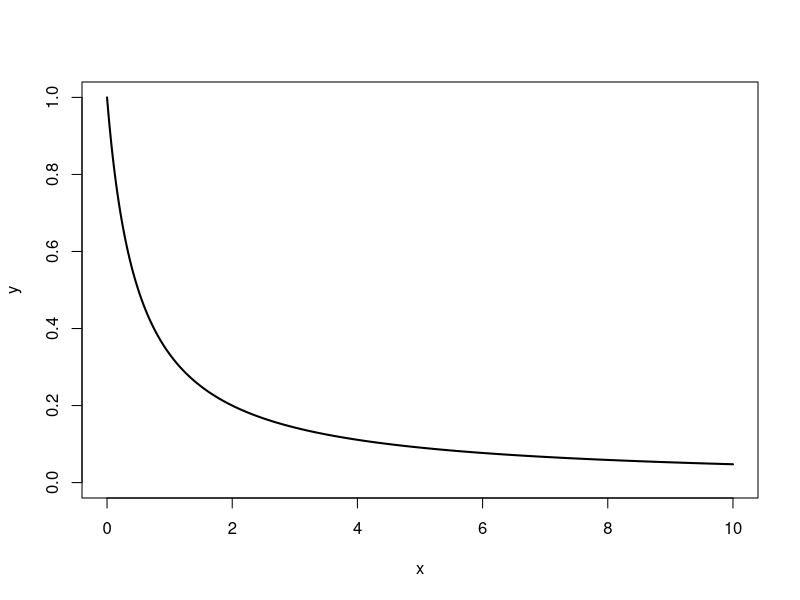
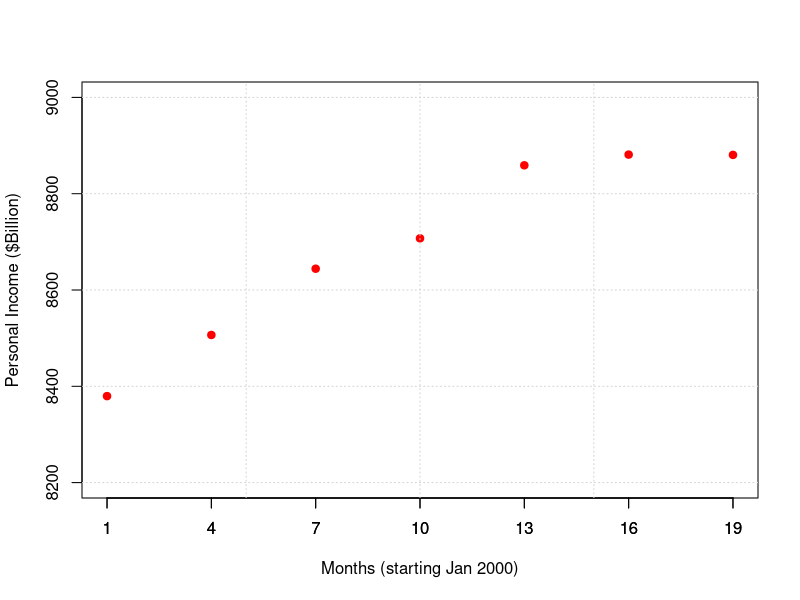
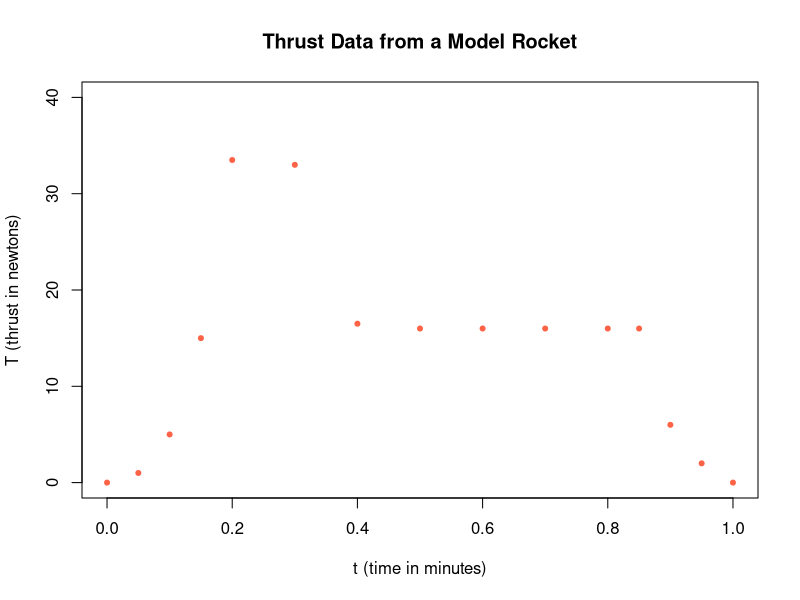

Recreate these plots in R, in order.
## ---- chunk 1
library(Matrix)
## ---- chunk 2
f <- function(x){1/(1+2*x)}
a <- 0
b <- 10
xx <- seq(a, b, length=1000)
yf <- f(xx)
plot(xx, yf, type = 'l', xlab = "x", ylab = "y", xlim = c(a,b), ylim = c(0,1), col = 'black', lwd = 2)
## ---- chunk 3
# Source: U.S. Bureau of Economic Analysis, NIPA Table 2.1.
# Data is given quarterly: use splines to estimate monthly
#http://chamberlaineconomics.com/2010/01/20/how-economists-convert-quarterly-data-into-monthly-cubic-spline-interpolation/
# Personal Income  ($Billions)
PI <- c(8379.6,8506.6 ,8644.2 ,8707.3 ,8859.0 ,8881.2 ,8880.6)
Quarters <- seq(1,3*length(PI),by=3)
plot(Quarters, PI, ylim = c(8200,9000), pch = 19, col = "red", ylab = "Personal Income ($Billion)", xlab = "Months (starting Jan 2000)", xaxp = c(1,19,6))
axis(1, at = seq(1,3*length(PI), by = 3))
grid()
## ---- chunk 4
# Thrust T vs. time t of a model rocket
t <- c(0., 0.05, 0.1, 0.15, 0.2, 0.3, 0.4, 0.5, 0.6, 0.7, 0.8, 0.85, 0.9,0.95, 1.);
T <- c(0., 1., 5., 15., 33.5, 33., 16.5, 16., 16., 16., 16., 16., 6., 2.,0.)
plot(t, T, pch = 20, col= "tomato", xlab = "t (time in minutes)", ylab="T (thrust in newtons)", main = "Thrust Data from a Model Rocket", ylim=c(0,40))
